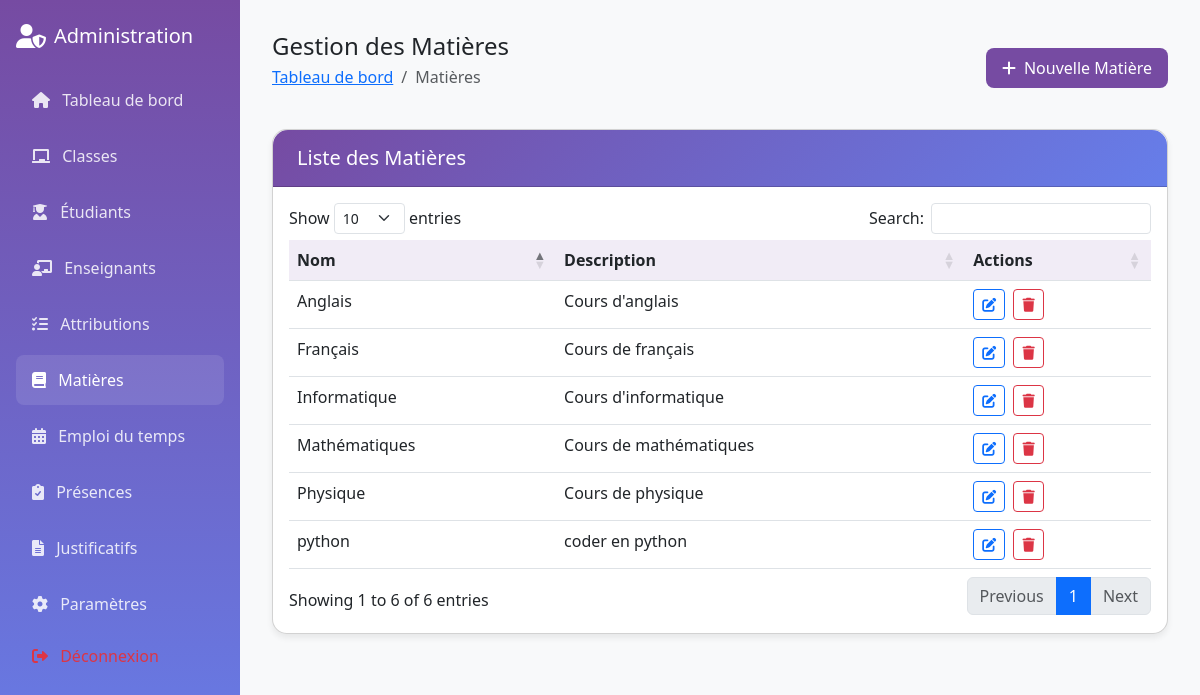
The app's page /admin/matieres.php (signed in) with its own data.
### tables this page shows
CREATE TABLE IF NOT EXISTS `matieres` (
  `id` int NOT NULL AUTO_INCREMENT,
  `nom` varchar(50) NOT NULL,
  `description` text,
  `created_at` timestamp NULL DEFAULT CURRENT_TIMESTAMP,
  PRIMARY KEY (`id`)
);

### admin/matieres.php (the view, shortened to what this page needs)
<?php
require_once('../config/db.php');
$stmt = $conn->query("SELECT * FROM matieres ORDER BY nom");
$matieres = $stmt->fetchAll(PDO::FETCH_ASSOC);
?>
<!DOCTYPE html>
<html lang="fr">
<head>
    <link href="https://cdn.jsdelivr.net/npm/bootstrap@5.3.0/dist/css/bootstrap.min.css" rel="stylesheet">
    <link href="https://cdnjs.cloudflare.com/ajax/libs/font-awesome/6.0.0/css/all.min.css" rel="stylesheet">
    <link href="https://cdn.datatables.net/1.11.5/css/dataTables.bootstrap5.min.css" rel="stylesheet">
</head>
<body>
     <div class="sidebar position-fixed" style="width: 240px;">
        <div class="p-3">
            <div class="d-flex align-items-center mb-4 mt-2">
                <i class="fas fa-user-shield fs-4 me-2"></i>
                <h5 class="mb-0">Administration</h5>
            </div>
            <nav class="nav flex-column">
                <a class="nav-link" href="dashboard.php">
                    <i class="fas fa-home me-2"></i>
                    Tableau de bord
                </a>
                <a class="nav-link" href="classes.php">
                    <i class="fas fa-chalkboard me-2"></i>
                    Classes
                </a>
                <a class="nav-link" href="etudiants.php">
                    <i class="fas fa-user-graduate me-2"></i>
                    Étudiants
                </a>
                <a class="nav-link" href="enseignants.php">
                    <i class="fas fa-chalkboard-teacher me-2"></i>
                    Enseignants
                </a>
                <a class="nav-link" href="attributions.php">
                    <i class="fas fa-tasks me-2"></i>
                    Attributions
                </a>
                <a class="nav-link active" href="matieres.php">
                    <i class="fas fa-book me-2"></i>
                    Matières
                </a>
                <a class="nav-link" href="emploi_temps.php">
                    <i class="fas fa-calendar-alt me-2"></i>
                    Emploi du temps
                </a>
                <a class="nav-link" href="presences.php">
                    <i class="fas fa-clipboard-check me-2"></i>
                    Présences
                </a>
                <a class="nav-link" href="justificatifs.php">
                    <i class="fas fa-file-alt me-2"></i>
                    Justificatifs
                </a>
                <a class="nav-link" href="parametres.php">
                    <i class="fas fa-cog me-2"></i>
                    Paramètres
                </a>
                <a class="nav-link text-danger mt-auto" href="../auth/logout.php">
                    <i class="fas fa-sign-out-alt me-2"></i>
                    Déconnexion
                </a>
            </nav>
        </div>
    </div>
    <div class="main-content">
        <div class="d-flex justify-content-between align-items-center mb-4">
            <div>
                <h4 class="mb-1">Gestion des Matières</h4>
                <nav aria-label="breadcrumb">
                    <ol class="breadcrumb">
                        <li class="breadcrumb-item"><a href="dashboard.php">Tableau de bord</a></li>
                        <li class="breadcrumb-item active">Matières</li>
                    </ol>
                </nav>
            </div>
            <button class="btn btn-custom" data-bs-toggle="modal" data-bs-target="#addMatiereModal">
                <i class="fas fa-plus me-2"></i>Nouvelle Matière
            </button>
        </div>
        <div class="card">
            <div class="card-header d-flex justify-content-between align-items-center">
                <h5 class="mb-0">Liste des Matières</h5>
            </div>
            <div class="card-body">
                <div class="table-responsive">
                    <table class="table table-hover" id="matieresTable">
                        <thead>
                            <tr>
                                <th>Nom</th>
                                <th>Description</th>
                                <th>Actions</th>
                            </tr>
                        </thead>
                        <tbody>
                            <?php foreach ($matieres as $matiere): ?>
                            <tr>
                                <td><?php echo htmlspecialchars($matiere['nom']); ?></td>
                                <td class="description-cell" title="<?php echo htmlspecialchars($matiere['description']); ?>">
                                    <?php echo htmlspecialchars($matiere['description'] ?: 'Aucune description'); ?>
                                </td>
                                <td>
                                    <button class="btn btn-sm btn-outline-primary me-1"
                                            onclick="editMatiere(<?php echo htmlspecialchars(json_encode($matiere)); ?>)">
                                        <i class="fas fa-edit"></i>
                                    </button>
                                    <button class="btn btn-sm btn-outline-danger"
                                            onclick="deleteMatiere(<?php echo $matiere['id']; ?>, '<?php echo htmlspecialchars($matiere['nom']); ?>')">
                                        <i class="fas fa-trash"></i>
                                    </button>
                                </td>
                            </tr>
                            <?php endforeach; ?>
                        </tbody>
                    </table>
                </div>
            </div>
        </div>
    </div>
</body>
</html>

### admin/matieres.php (style rules this page uses)
:root { --primary-color: #764ba2; --secondary-color: #667eea; }
body { font-family: 'Segoe UI', Tahoma, Geneva, Verdana, sans-serif; background-color: #f8f9fa; }
.sidebar { background: linear-gradient(180deg, var(--primary-color) 0%, var(--secondary-color) 100%); min-height: 100vh; color: white; }
.sidebar .nav-link { color: rgba(255, 255, 255, 0.85); padding: 0.8rem 1rem; margin: 0.2rem 0; border-radius: 8px; transition: all 0.3s ease; }
.sidebar .nav-link:hover, .sidebar .nav-link.active { background: rgba(255, 255, 255, 0.1); color: white; }
.main-content { margin-left: 240px; padding: 2rem; }
.btn-custom { background: var(--primary-color); color: white; border: none; padding: 0.5rem 1rem; border-radius: 8px; }
.card { border-radius: 15px; box-shadow: 0 4px 6px rgba(0, 0, 0, 0.07); }
.card-header { background: linear-gradient(135deg, var(--primary-color) 0%, var(--secondary-color) 100%); color: white; border-radius: 15px 15px 0 0 !important; padding: 1rem 1.5rem; }
.table th { background-color: rgba(118, 75, 162, 0.1); }
.description-cell { max-width: 300px; white-space: nowrap; overflow: hidden; text-overflow: ellipsis; }

### records on screen
matieres: nom "Anglais", description "Cours d'anglais"
matieres: nom "Français", description "Cours de français"
matieres: nom "Informatique", description "Cours d'informatique"
matieres: nom "Mathématiques", description "Cours de mathématiques"
matieres: nom "Physique", description "Cours de physique"
matieres: nom "python", description "coder en python"
